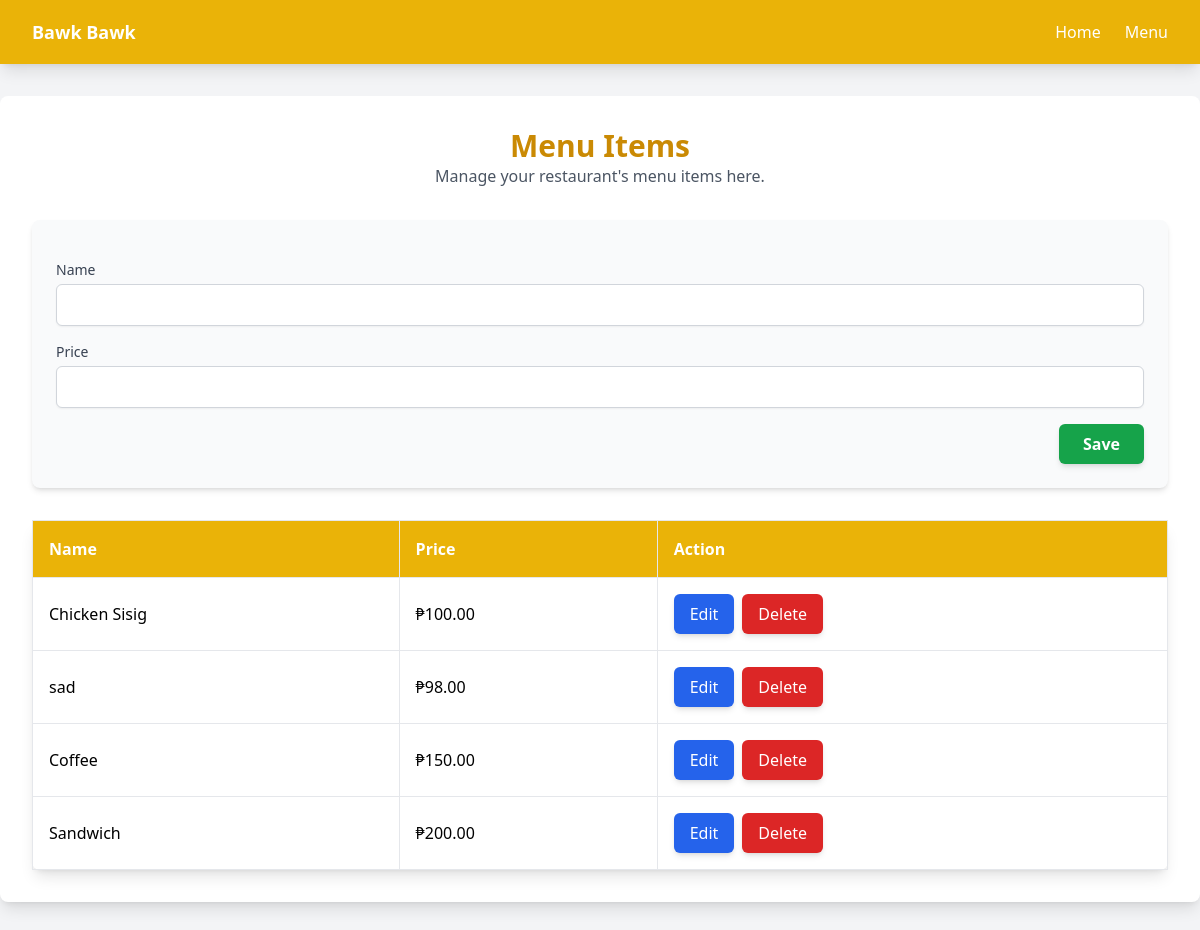
The page /menulist/ on the database as committed earlier.
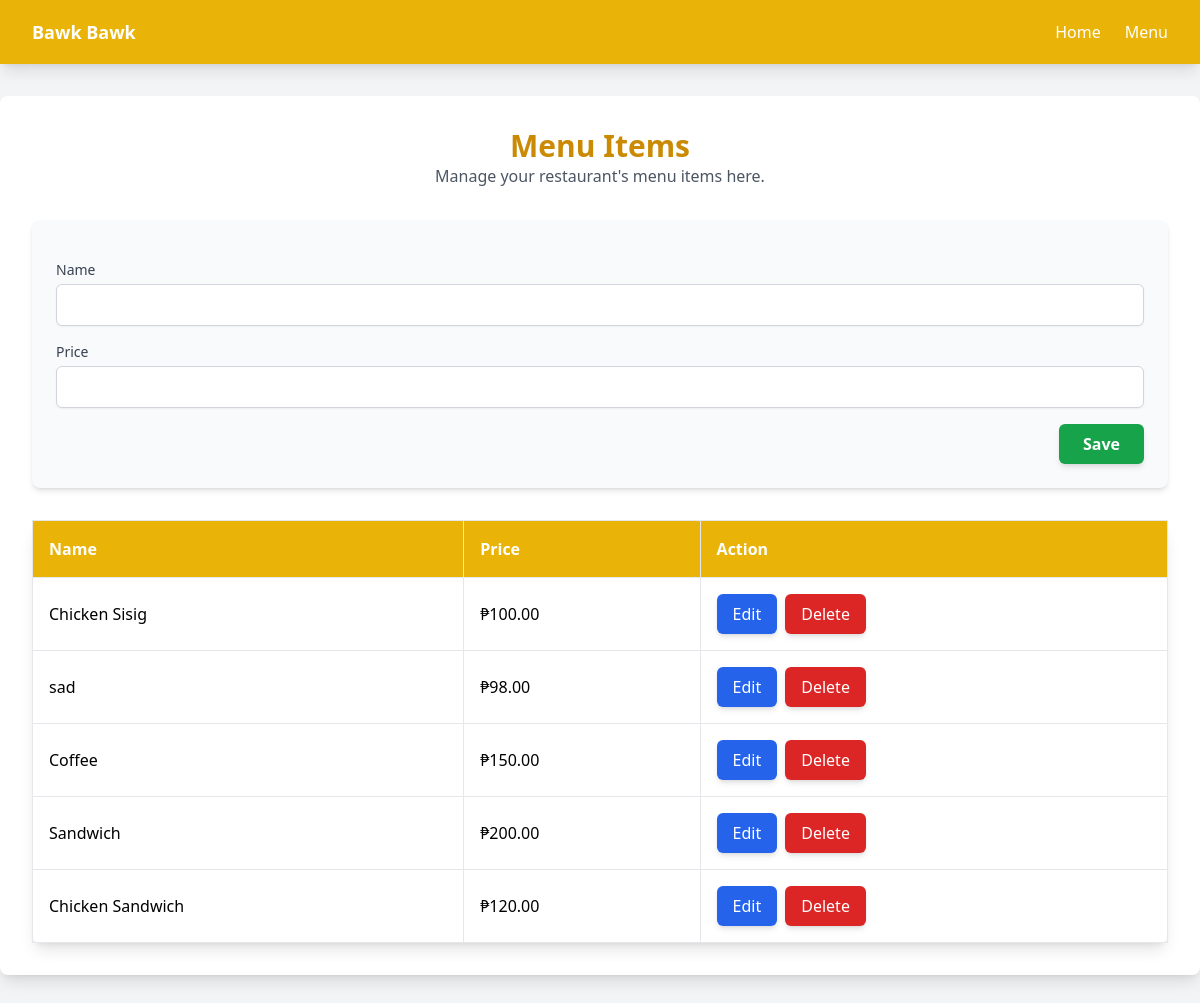
The same page on the database as committed later.
### sales_list/models.py (models this page shows, shortened)
class MenuItem(models.Model):
    name = models.CharField(max_length=255)
    price = models.DecimalField(max_digits=10, decimal_places=2)

### sales_list/views.py (the view)
# urls.py: path('menulist/', sales.menu_list, name='menu_list'),
def menu_list(request):
    if request.method == 'POST':
        form = MenuForm(request.POST)
        if form.is_valid():
            form.save()
    all_items = MenuItem.objects.all()
    context = {
        'all_items': all_items,
    }
    return render(request, 'menulist.html', context)

### sales_list/templates/menulist.html (shortened to what this page needs)
{% extends 'base.html' %}
{% block content %}
<div class="bg-white p-8 rounded-lg shadow-lg">
    <div class="text-center mb-8">
        <h2 class="text-3xl font-bold text-yellow-600">Menu Items</h2>
        <p class="text-gray-600">Manage your restaurant's menu items here.</p>
    </div>
    <div class="bg-gray-50 p-6 rounded-lg shadow-md mb-8">
        <form method="POST" class="space-y-4">
            <div>
                <label for="name" class="block text-sm font-medium text-gray-700">Name</label>
                <input type="text" name="name" id="name" value="{{ item_to_edit.name|default:'' }}"
                    class="mt-1 block w-full p-2 border border-gray-300 rounded-md shadow-sm focus:ring-yellow-500 focus:border-yellow-500">
            </div>
            <div>
                <label for="price" class="block text-sm font-medium text-gray-700">Price</label>
                <input type="number" name="price" id="price" value="{{ item_to_edit.price|default:'' }}"
                    class="mt-1 block w-full p-2 border border-gray-300 rounded-md shadow-sm focus:ring-yellow-500 focus:border-yellow-500">
            </div>
            <div class="text-right">
                <button type="submit" class="px-6 py-2 bg-green-600 text-white font-bold rounded-md shadow-md hover:bg-green-700">
                    {% if item_to_edit %} Update {% else %} Save {% endif %}
                </button>
            </div>
        </form>
    </div>
    <div>
        <table class="min-w-full table-auto border-collapse border border-gray-200 shadow-lg rounded-lg">
            <thead class="bg-yellow-500 text-white">
                <tr>
                    <th class="border p-4 text-left">Name</th>
                    <th class="border p-4 text-left">Price</th>
                    <th class="border p-4 text-left">Action</th>
                </tr>
            </thead>
            <tbody>
                {% for item in all_items %}
                <tr class="hover:bg-yellow-100">
                    <td class="border p-4">{{ item.name }}</td>
                    <td class="border p-4">₱{{ item.price }}</td>
                    <td class="border p-4">
                        <div class="flex space-x-2">
                            <a href="{% url 'edit_menu_item' item.id %}"
                               class="px-4 py-2 bg-blue-600 text-white font-medium rounded-md shadow-md hover:bg-blue-700">Edit</a>
                            <a href="{% url 'delete_menu_item' item.id %}"
                               class="px-4 py-2 bg-red-600 text-white font-medium rounded-md shadow-md hover:bg-red-700">Delete</a>
                        </div>
                    </td>
                </tr>
                {% endfor %}
            </tbody>
        </table>
    </div>
</div>
{% endblock %}

### sales_list/templates/base.html (shortened to what this page needs)
<!DOCTYPE html>
<html lang="en">
<head>
    <script src="https://cdn.tailwindcss.com"></script>
</head>
<body class="w-full bg-gray-100">
    <nav class="bg-yellow-500 shadow-lg">
        <div class="max-w-7xl mx-auto px-4 sm:px-6 lg:px-8">
            <div class="flex justify-between h-16">
                <div class="flex">
                    <a href="{% url 'home' %}" class="text-white text-lg font-bold hover:underline flex items-center">
                        Bawk Bawk
                    </a>
                </div>
                <div class="flex space-x-6 items-center">
                    <a href="{% url 'home' %}" class="text-white hover:underline">Home</a>
                    <a href="{% url 'menu_list' %}" class="text-white hover:underline">Menu</a>
                </div>
            </div>
        </div>
    </nav>
    <main class="py-8">
        {% block content %}
        {% endblock %}
    </main>
</body>
</html>

Rows that differ between the two databases and show on the page:
added MenuItem: name "Chicken Sandwich", price "120.00"
